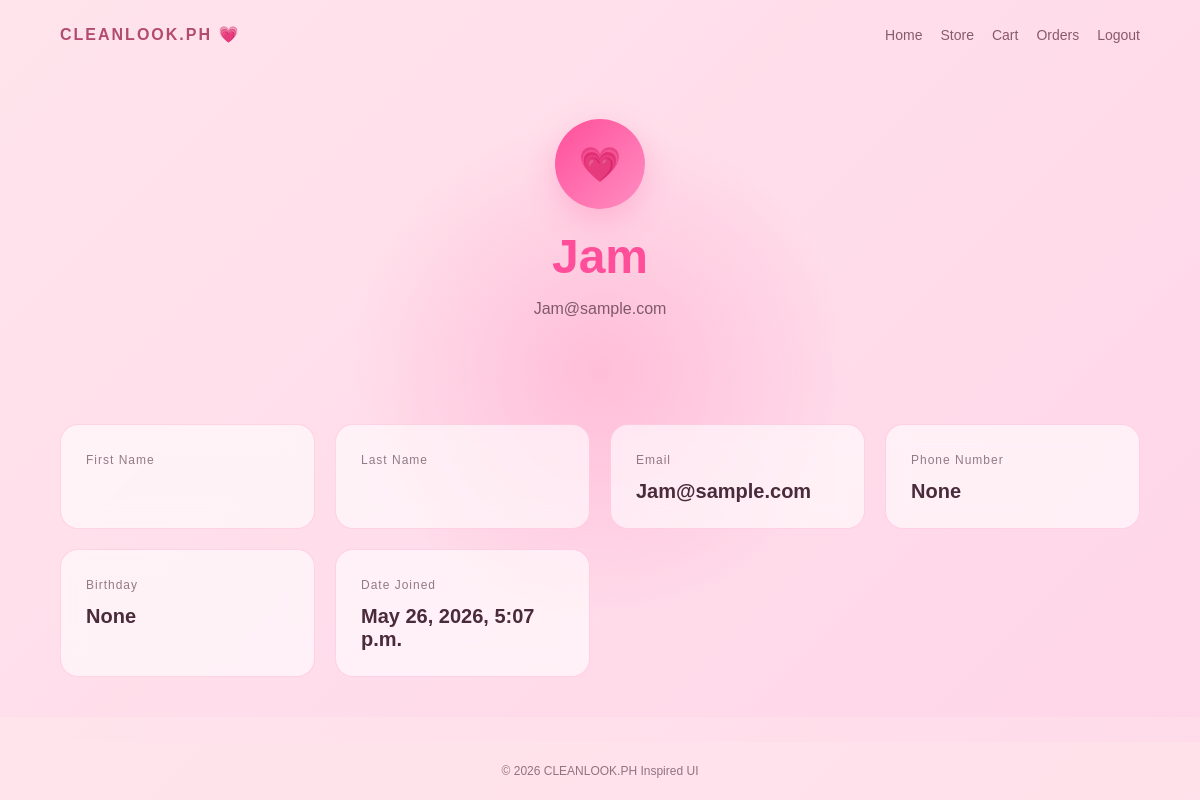
Page /profile/ (signed in) on the earlier database version.
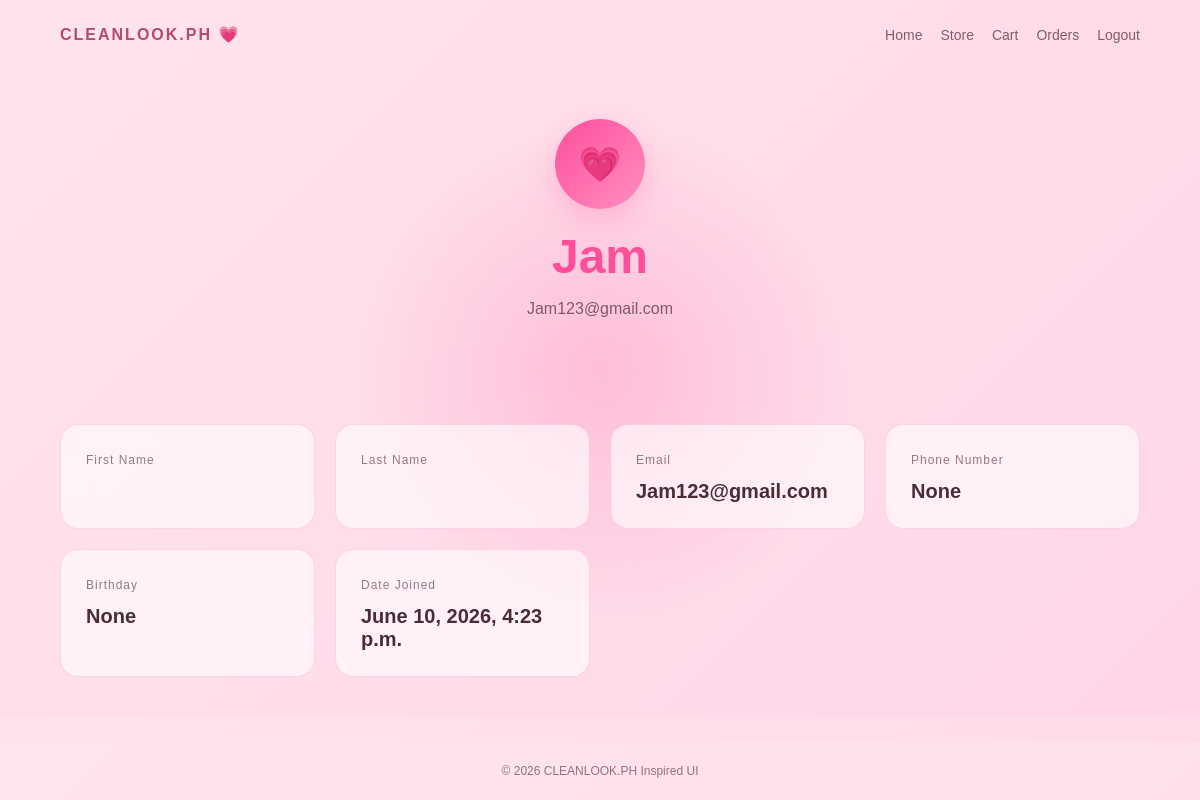
Same page on the later database version.
### authentication/models.py (models this page shows, shortened)
class User(AbstractUser):
    email = models.EmailField(unique=True)
    phone = models.CharField(max_length=20, blank=True, null=True)
    birthday = models.DateField(blank=True, null=True)

### authentication/views.py (the view)
# urls.py: path("profile/", profile_view, name="profile"),
@login_required
def profile_view(request):
    return render(request, "authentication/profile.html")

### authentication/templates/authentication/profile.html (shortened to what this page needs)
{% load static %}
<!DOCTYPE html>
<html>
<head>
    <link rel="stylesheet" href="{% static 'authentication/profile.css' %}">
</head>
<body>
<header class="nav">
    <a class="logo" href="/">
        CLEANLOOK.PH 💗
    </a>
    <nav class="nav-links">
        <a href="/">Home</a>
        <a href="/store/">Store</a>
        <a href="/cart/">Cart</a>
        <a href="/orders/">Orders</a>
        <a href="/logout/">Logout</a>
    </nav>
</header>
<section class="profile-hero">
    <div class="hero-content">
        <div class="avatar">
            💗
        </div>
        <h1>{{ request.user.username }}</h1>
        <p>{{ request.user.email }}</p>
    </div>
</section>
<section class="profile-section">
    <div class="profile-grid">
        <div class="info-card">
            <span>First Name</span>
        </div>
        <div class="info-card">
            <span>Last Name</span>
        </div>
        <div class="info-card">
            <span>Email</span>
            <h3>{{ request.user.email }}</h3>
        </div>
        <div class="info-card">
            <span>Phone Number</span>
            <h3>{{ request.user.phone }}</h3>
        </div>
        <div class="info-card">
            <span>Birthday</span>
            <h3>{{ request.user.birthday }}</h3>
        </div>
        <div class="info-card">
            <span>Date Joined</span>
            <h3>{{ request.user.date_joined }}</h3>
        </div>
    </div>
</section>
<footer style="
    position: fixed;
    bottom: 0;
    left: 0;
    width: 100%;
    z-index: 9999;
    background: #ffe4ec;
    text-align: center;
    padding: 10px 0;
">
    <p>© 2026 CLEANLOOK.PH Inspired UI</p>
</footer>
</body>
</html>

Differences in the rows shown:
changed User "Jam": user.email "Jam@sample.com" → "Jam123@gmail.com"; user.date_joined "May 26, 2026, 5:07 p.m." → "June 10, 2026, 4:23 p.m."
